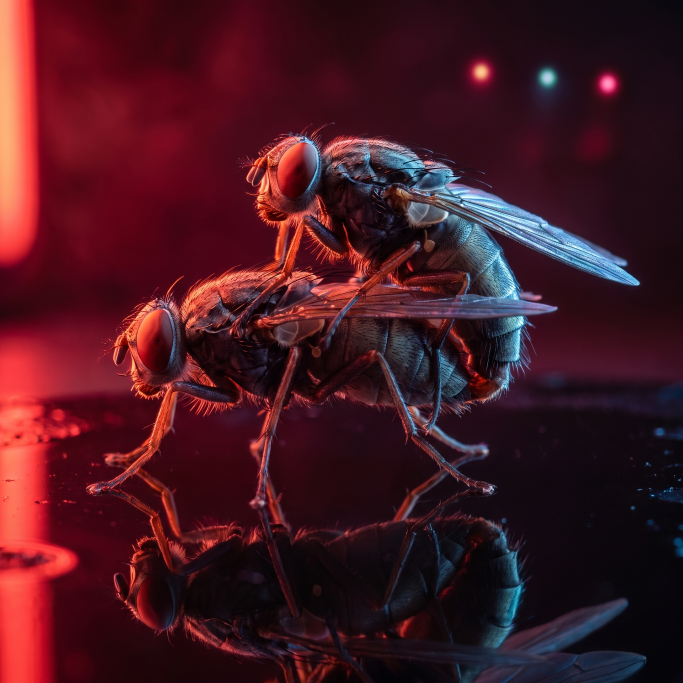
#> input picture brand/gemini/ticker.png, 2048 x 2048 px, found by its file name (shown at 1/3 size)
$ python montar_gemini.py
#> lines starting #> are read from the running program, lines starting #| are printed output that depends on the picture
# Monta os arquivos finais da marca a partir das duas imagens geradas no Gemini
# (scripts/gerar-gemini.py do agent-arena, modelo gemini-3-pro-image, com um render do nosso
# modelo 3D como referencia para a mosca sair parecida com a do site).
#
# Entra:  gemini/ticker.png (2048x2048)  e  gemini/capa.png (6336x2688, 21:9)
# Sai:    brand/ticker-*.png, brand/x-capa-*.png, brand/x-avatar-1024.png,
#         site/logo.png, site/favicon.png, site/og.png
#
# Regra da capa do X: no celular ele corta ~18% de cada lado. Titulo e multidao ficam entre
# 18% e 82% da largura, e o canto de baixo a esquerda fica vazio para o avatar redondo.
import os
import numpy as np
from PIL import Image, ImageDraw, ImageFilter, ImageFont

BRAND = r'C:\Higgsfield Games\flyorgy\brand'
GEM = os.path.join(BRAND, 'gemini')
SITE = r'C:\Higgsfield Games\flyorgy\site'
PIX = r'C:\Higgsfield Games\sexfly\brand\fontes\PressStart2P-Regular.ttf'
BAHN = 'C:/Windows/Fonts/bahnschrift.ttf'
BRASA = (224, 57, 44)
OURO = (216, 166, 87)


def brilho(img, desenhar, raio=18, ganho=1.0):
    W, H = img.size
    cam = Image.new('RGB', (W, H), (0, 0, 0))
    desenhar(ImageDraw.Draw(cam))
    cam = cam.filter(ImageFilter.GaussianBlur(raio))
    a = np.asarray(img.convert('RGB')).astype(int) + (np.asarray(cam).astype(int) * ganho).astype(int)
    return Image.fromarray(np.clip(a, 0, 255).astype('uint8'))


def salvar_quadrado(im, nome, tamanhos=(1024, 512, 256, 128, 64)):
    for t in tamanhos:
        im.resize((t, t), Image.LANCZOS).save(os.path.join(BRAND, f'{nome}-{t}.png'))
    im.save(os.path.join(BRAND, f'{nome}.png'))
    print(' ', nome, '+', ', '.join(str(t) for t in tamanhos))


# ---------------- ticker ----------------
tk = Image.open(os.path.join(GEM, 'ticker.png')).convert('RGB')
#> tk is the input picture: PIL image 2048x2048 RGB; mean R, G, B 70.7, 23.7, 33.7
L = tk.width
#> L = 2048
# aberto: a foto inteira. O casal ja ocupa o meio do quadro.
salvar_quadrado(tk.resize((1024, 1024), Image.LANCZOS), 'ticker-aberto')
#> the loop in salvar_quadrado, `for t in tamanhos:` made 5 passes
#> pass 2, in salvar_quadrado, `im.resize((t, t), Image.LANCZOS).save(os.path.join(BRAND, f'{nome}-{t}..`:
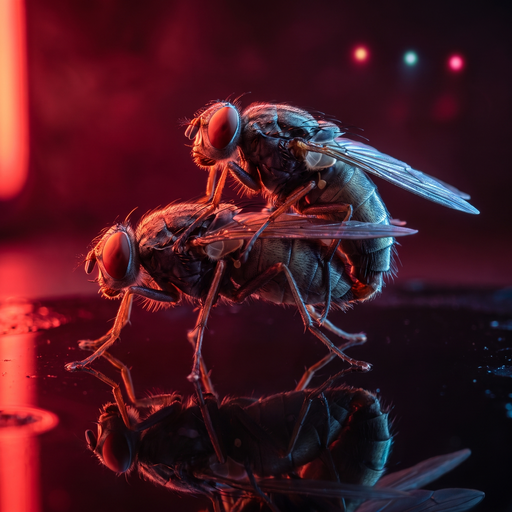
#> saved as ticker-aberto-512.png: PIL image 512x512 RGB; mean R, G, B 70.7, 23.7, 33.7
# fechado: recorte em cima do casal, para ainda ler a 32 px na lista de tokens
c = tk.crop((int(L * 0.10), int(L * 0.14), int(L * 0.86), int(L * 0.90))).resize((1024, 1024), Image.LANCZOS)
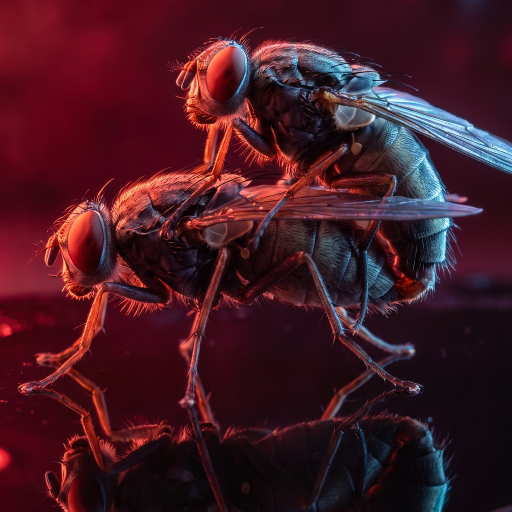
#> c: PIL image 1024x1024 RGB (shown at 1/2 size); mean R, G, B 68.5, 25.3, 35.9
salvar_quadrado(c, 'ticker-fechado')
#> the loop in salvar_quadrado (call 2), `for t in tamanhos:` made 5 passes
#> pass 2, in salvar_quadrado (call 2), `im.resize((t, t), Image.LANCZOS).save(os.path.join(BRAND, f'{nome}-{t}..`:
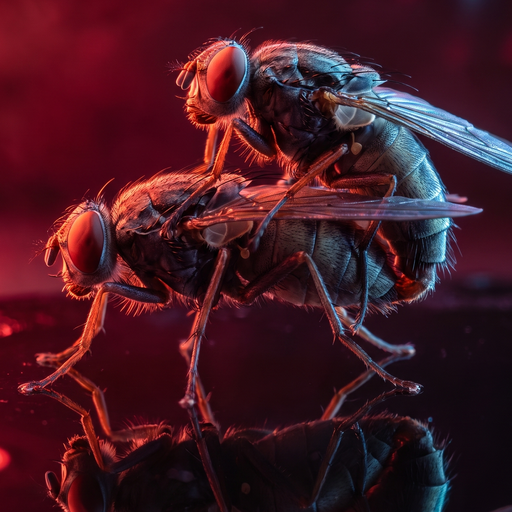
#> saved as ticker-fechado-512.png: PIL image 512x512 RGB; mean R, G, B 68.5, 25.3, 35.9

# ---------------- a orgia: varios casais, para o perfil e para o ticker ----------------
# Duas tomadas. O 'monte' e mais saturado e continua sendo um bloco vermelho reconhecivel a 32 px;
# o 'lado a lado' mostra mais bicho mas lava no tamanho minimo.
for arq, nome in (('orgia-monte.png', 'ticker-orgia-monte'), ('orgia-lado-a-lado.png', 'ticker-orgia-lado')):
    caminho = os.path.join(GEM, arq)
    if not os.path.exists(caminho):
        continue
    im = Image.open(caminho).convert('RGB')
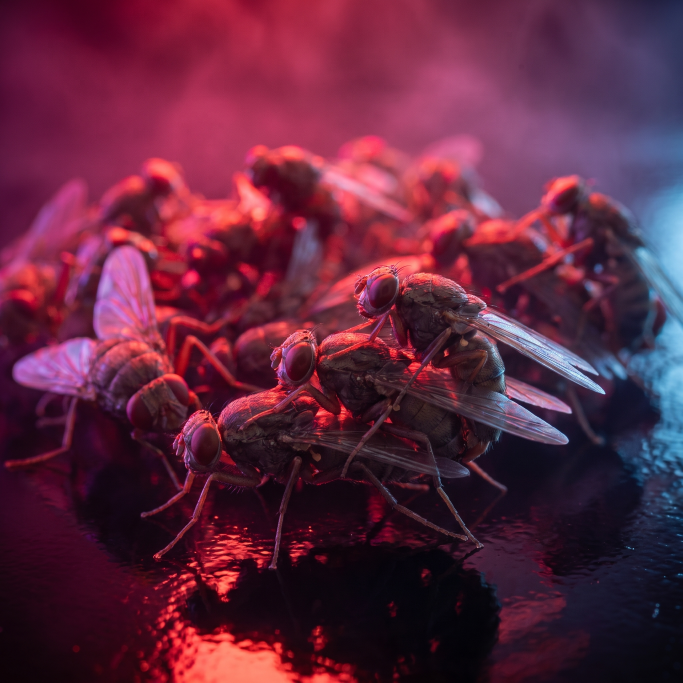
#> input picture brand/gemini/orgia-monte.png, 2048 x 2048 px, found by its file name (shown at 1/3 size)
#> im is the input picture: PIL image 2048x2048 RGB; mean R, G, B 95.4, 38.3, 62.7
    salvar_quadrado(im.resize((1024, 1024), Image.LANCZOS), nome)
#> the loop in salvar_quadrado (call 3), `for t in tamanhos:` made 5 passes
#> pass 2, in salvar_quadrado (call 3), `im.resize((t, t), Image.LANCZOS).save(os.path.join(BRAND, f'{nome}-{t}..`:
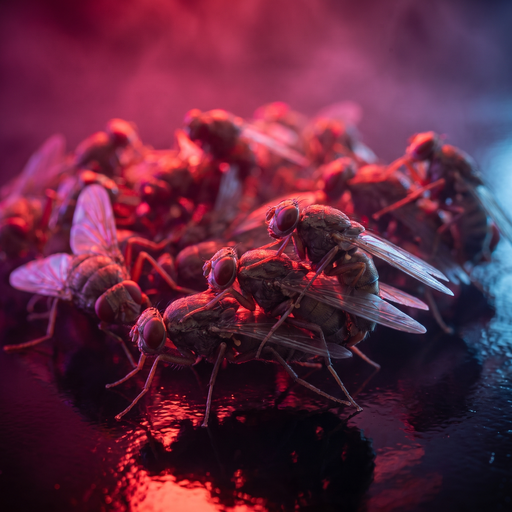
#> saved as ticker-orgia-monte-512.png: PIL image 512x512 RGB; mean R, G, B 95.4, 38.3, 62.7
#> pass 2 of the loop `for arq, nome in (('orgia-monte.png', 'ticker-orgia-monte'), ('orgia-l..`:
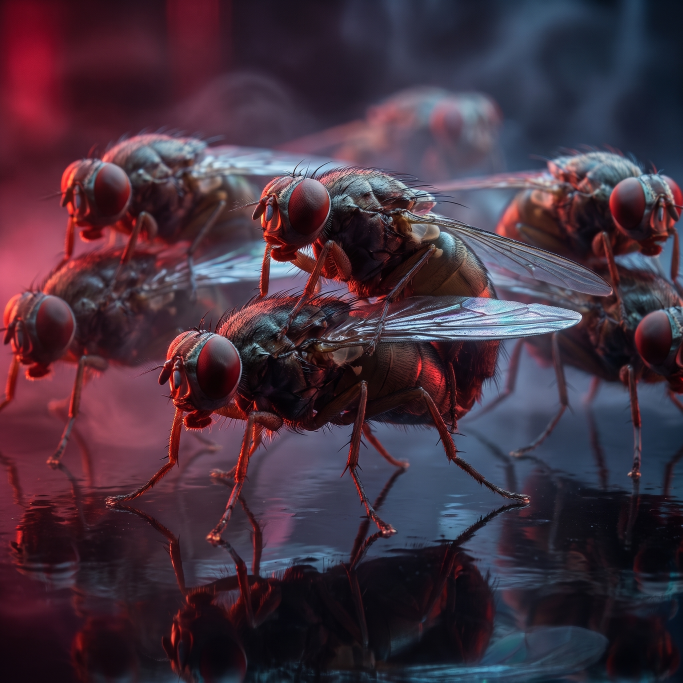
#> input picture brand/gemini/orgia-lado-a-lado.png, 2048 x 2048 px, found by its file name (shown at 1/3 size)
#> im is the input picture: PIL image 2048x2048 RGB; mean R, G, B 68.8, 49.5, 63
#> the loop in salvar_quadrado (call 4), `for t in tamanhos:` made 5 passes
#> pass 2, in salvar_quadrado (call 4), `im.resize((t, t), Image.LANCZOS).save(os.path.join(BRAND, f'{nome}-{t}..`:
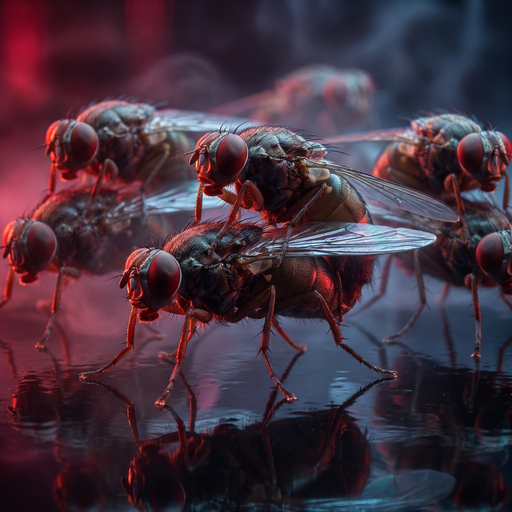
#> saved as ticker-orgia-lado-512.png: PIL image 512x512 RGB; mean R, G, B 68.8, 49.5, 63

# ---------------- avatar do X: a orgia (e o perfil, tem que ter mais de um casal) ----------------
perfil = os.path.join(GEM, 'orgia-monte.png')
Image.open(perfil).convert('RGB').resize((1024, 1024), Image.LANCZOS).save(os.path.join(BRAND, 'x-avatar-1024.png'))
print('  x-avatar-1024 (a orgia)')

# ---------------- capa do X ----------------
#> (the run stopped early here; a loop or call above may not have finished)
